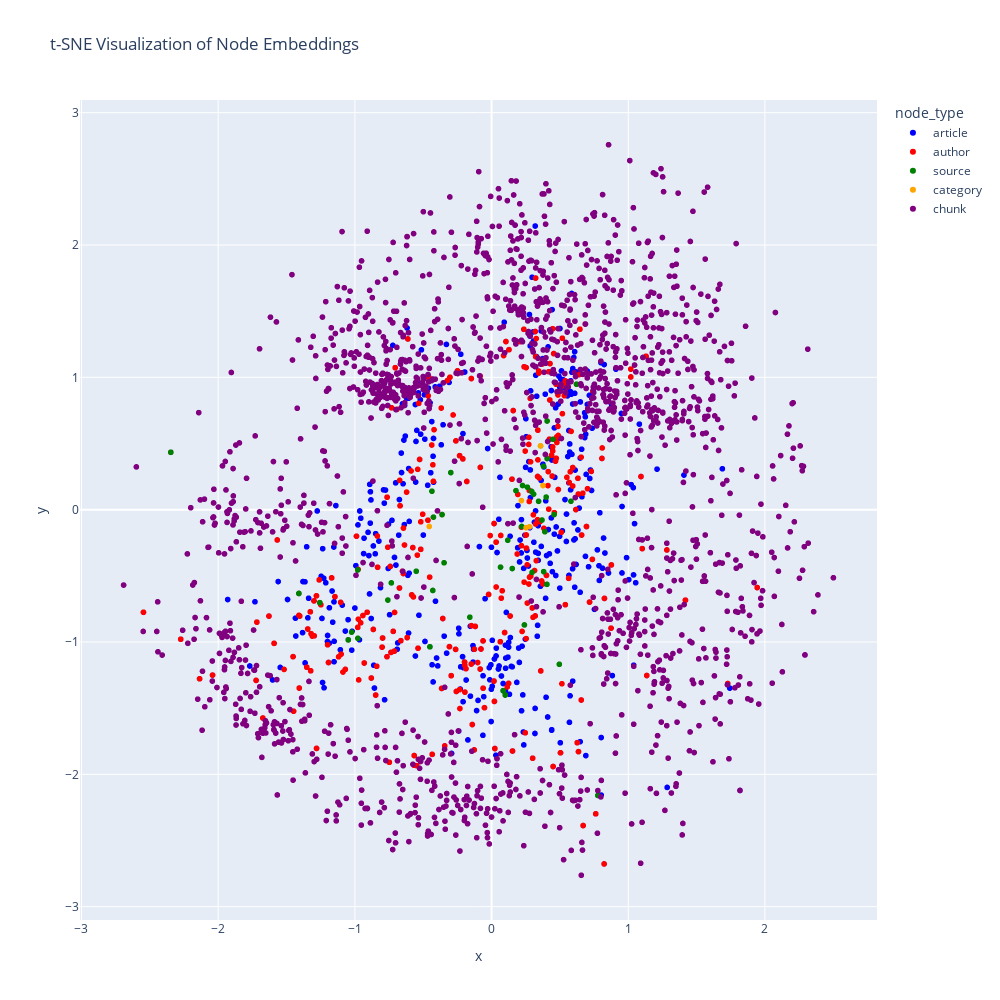

This figure's notebook cell:
### Code cell
# -------------------------------
# Step 1: Extract embeddings and node info from the graph
# -------------------------------
embedding_list = []  # List to store embedding vectors
node_ids = []        # List to store node IDs
node_types = []      # List to store node types (e.g., article, chunk, etc.)
node_categories = [] 
node_authors = [] 
node_sources = [] 

# Iterate over all nodes in the graph G
for node, data in G.nodes(data=True):
    if "embedding" in data:
        embedding_list.append(data["embedding"])
        node_ids.append(node)
        node_types.append(data.get("type", "unknown"))
        node_categories.append(data.get("category", "unknown"))
        node_authors.append(data.get("author", "unknown"))
        node_sources.append(data.get("source", "unknown"))


# Check how many embeddings were extracted
print(f"Extracted embeddings from {len(embedding_list)} nodes.")

# -------------------------------
# Step 2: Convert embeddings to a numpy array
# -------------------------------
embeddings_array = np.array(embedding_list)
print(f"Embeddings array shape: {embeddings_array.shape}")

# -------------------------------
# Step 3: Apply t-SNE to reduce the embeddings to 2D
# -------------------------------
tsne = TSNE(n_components=2, random_state=42, perplexity=1000)
embeddings_2d = tsne.fit_transform(embeddings_array)
print("t-SNE transformation complete.")

# -------------------------------
# Step 4: Create a DataFrame with the 2D coordinates and node information
# -------------------------------
df_tsne = pd.DataFrame(embeddings_2d, columns=['x', 'y'])
df_tsne['node_id'] = node_ids
df_tsne['node_type'] = node_types
df_tsne['category'] = node_categories 
df_tsne['author'] = node_authors
df_tsne['source'] = node_sources 

# -------------------------------
# Step 5: Create an interactive scatter plot using Plotly
# -------------------------------
color_map = {
    "article": "blue",
    "author": "red",
    "source": "green",
    "category": "orange",
    "chunk": "purple"
}

fig = px.scatter(
    df_tsne,
    x='x',
    y='y',
    color='node_type',
    color_discrete_map=color_map,
    hover_data=['node_id', 'node_type', 'category', 'author', 'source'],
    title="t-SNE Visualization of Node Embeddings",
    width=1000,
    height=1000
)
fig.show()

### Figure 1 — Plotly figure (JSON) as saved in the notebook; plotly's stock layout.template omitted (floating-point values rounded to 4 significant figures; data arrays with more than 128 entries replaced by an {"elided": "..."} marker saying what was removed)
{"data": [{"customdata": {"elided": "609x5 mixed values"}, "hovertemplate": "node_type=%{customdata[1]}<br>x=%{x}<br>y=%{y}<br>node_id=%{customdata[0]}<br>category=%{customdata[2]}<br>author=%{customdata[3]}<br>source=%{customdata[4]}<extra></extra>", "legendgroup": "article", "marker": {"color": "blue", "symbol": "circle"}, "mode": "markers", "name": "article", "showlegend": true, "type": "scattergl", "x": {"elided": "609 float values"}, "xaxis": "x", "y": {"elided": "609 float values"}, "yaxis": "y"}, {"customdata": {"elided": "300x5 str values"}, "hovertemplate": "node_type=%{customdata[1]}<br>x=%{x}<br>y=%{y}<br>node_id=%{customdata[0]}<br>category=%{customdata[2]}<br>author=%{customdata[3]}<br>source=%{customdata[4]}<extra></extra>", "legendgroup": "author", "marker": {"color": "red", "symbol": "circle"}, "mode": "markers", "name": "author", "showlegend": true, "type": "scattergl", "x": {"elided": "300 float values"}, "xaxis": "x", "y": {"elided": "300 float values"}, "yaxis": "y"}, {"customdata": {"elided": "47x5 str values"}, "hovertemplate": "node_type=%{customdata[1]}<br>x=%{x}<br>y=%{y}<br>node_id=%{customdata[0]}<br>category=%{customdata[2]}<br>author=%{customdata[3]}<br>source=%{customdata[4]}<extra></extra>", "legendgroup": "source", "marker": {"color": "green", "symbol": "circle"}, "mode": "markers", "name": "source", "showlegend": true, "type": "scattergl", "x": [0.4956, 0.06562, 0.4486, -0.4362, -0.3474, -0.2979, 0.3442, -0.7586, -0.4297, 0.4063, 0.2267, 0.1185, 0.2964, 0.1786, -0.5509, 0.1515, -0.4252, 0.3585, 0.2621, 0.3801, 0.2931, 0.3689, 0.3995, -1.024, 0.3899, 0.09993, -0.3623, -0.4509, -0.9792, -1.048, 0.08467, 0.6219, 0.7778, -0.9781, 0.4051, 0.3074, 0.2404, -0.1589, -0.7331, 0.2207, -2.346, 0.4573, 0.5807, 0.3812, -1.256, -1.409, 0.4063], "xaxis": "x", "y": [-1.168, -0.4343, 0.5317, 0.1395, -0.4013, 0.2802, 0.06314, -0.6831, -0.6105, 0.3865, 0.1825, -0.2311, -0.4742, 0.1437, -0.4653, -0.445, -0.05635, 0.4816, 0.1698, 0.3274, 0.1379, -0.07827, 0.09503, -0.9257, -0.1668, -1.401, -0.03721, -1.036, -0.4556, -0.9841, -1.368, 0.9481, -2.159, -0.9721, -0.5643, 0.1174, -0.8711, -0.8125, -0.5532, -0.1271, 0.4337, -0.03695, 0.06361, -0.4682, -0.7031, -0.6333, 0.6699], "yaxis": "y"}, {"customdata": [["entertainment", "category", "unknown", "unknown", "unknown"], ["business", "category", "unknown", "unknown", "unknown"], ["sports", "category", "unknown", "unknown", "unknown"], ["technology", "category", "unknown", "unknown", "unknown"], ["health", "category", "unknown", "unknown", "unknown"], ["science", "category", "unknown", "unknown", "unknown"]], "hovertemplate": "node_type=%{customdata[1]}<br>x=%{x}<br>y=%{y}<br>node_id=%{customdata[0]}<br>category=%{customdata[2]}<br>author=%{customdata[3]}<br>source=%{customdata[4]}<extra></extra>", "legendgroup": "category", "marker": {"color": "orange", "symbol": "circle"}, "mode": "markers", "name": "category", "showlegend": true, "type": "scattergl", "x": [0.2183, 0.253, -0.4558, 0.3761, 0.3585, 0.2779], "xaxis": "x", "y": [0.06862, -0.1361, -0.1269, 0.1823, 0.4816, -0.1295], "yaxis": "y"}, {"customdata": {"elided": "1660x5 str values"}, "hovertemplate": "node_type=%{customdata[1]}<br>x=%{x}<br>y=%{y}<br>node_id=%{customdata[0]}<br>category=%{customdata[2]}<br>author=%{customdata[3]}<br>source=%{customdata[4]}<extra></extra>", "legendgroup": "chunk", "marker": {"color": "purple", "symbol": "circle"}, "mode": "markers", "name": "chunk", "showlegend": true, "type": "scattergl", "x": {"elided": "1660 float values"}, "xaxis": "x", "y": {"elided": "1660 float values"}, "yaxis": "y"}], "layout": {"height": 1000, "legend": {"title": {"text": "node_type"}, "tracegroupgap": 0}, "title": {"text": "t-SNE Visualization of Node Embeddings"}, "width": 1000, "xaxis": {"anchor": "y", "domain": [0, 1], "title": {"text": "x"}}, "yaxis": {"anchor": "x", "domain": [0, 1], "title": {"text": "y"}}}}
